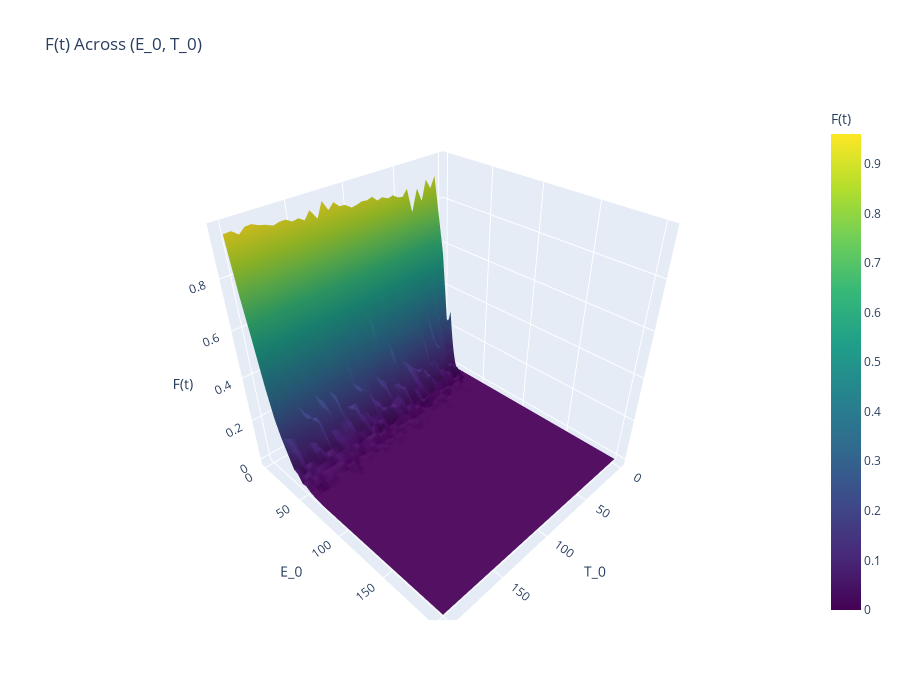

Notebook code cell kept with this figure:
### Code cell
E0_range: np.ndarray = np.linspace(1, 202, 40, dtype=int)
T0_range: np.ndarray = np.linspace(1, 202, 40, dtype=int)
base_kwargs: dict = dict(
    r=0.02,
    m=0.02,
    N=200,
    L=1.0,
    k_on=0.9,
    k_off=0.2,
    k_kill=0.8,
    g_E=0.005,
    g_T=0.03,
    early_stop=(False, 0, 0.0),
)

final_F_grid: np.ndarray = grid_scenario_monte_carlo(E0_range, T0_range, base_kwargs, n_runs=10)
plot_F_surface_interactive(final_F_grid, E0_range, T0_range, use_median=True)

### Figure 1 — Plotly figure (JSON) as saved in the notebook; plotly's stock layout.template omitted (floating-point values rounded to 4 significant figures; data arrays with more than 128 entries replaced by an {"elided": "..."} marker saying what was removed)
{"data": [{"colorbar": {"title": {"text": "F(t)"}}, "colorscale": [[0, "#440154"], [0.1111, "#482878"], [0.2222, "#3e4989"], [0.3333, "#31688e"], [0.4444, "#26828e"], [0.5556, "#1f9e89"], [0.6667, "#35b779"], [0.7778, "#6ece58"], [0.8889, "#b5de2b"], [1, "#fde725"]], "type": "surface", "x": [1, 6, 11, 16, 21, 26, 31, 37, 42, 47, 52, 57, 62, 68, 73, 78, 83, 88, 93, 98, 104, 109, 114, 119, 124, 129, 135, 140, 145, 150, 155, 160, 165, 171, 176, 181, 186, 191, 196, 202], "y": [1, 6, 11, 16, 21, 26, 31, 37, 42, 47, 52, 57, 62, 68, 73, 78, 83, 88, 93, 98, 104, 109, 114, 119, 124, 129, 135, 140, 145, 150, 155, 160, 165, 171, 176, 181, 186, 191, 196, 202], "z": {"elided": "40x40 float values"}}], "layout": {"height": 700, "scene": {"xaxis": {"title": {"text": "T_0"}}, "yaxis": {"title": {"text": "E_0"}}, "zaxis": {"title": {"text": "F(t)"}}}, "title": {"text": "F(t) Across (E_0, T_0)"}, "width": 900}}
